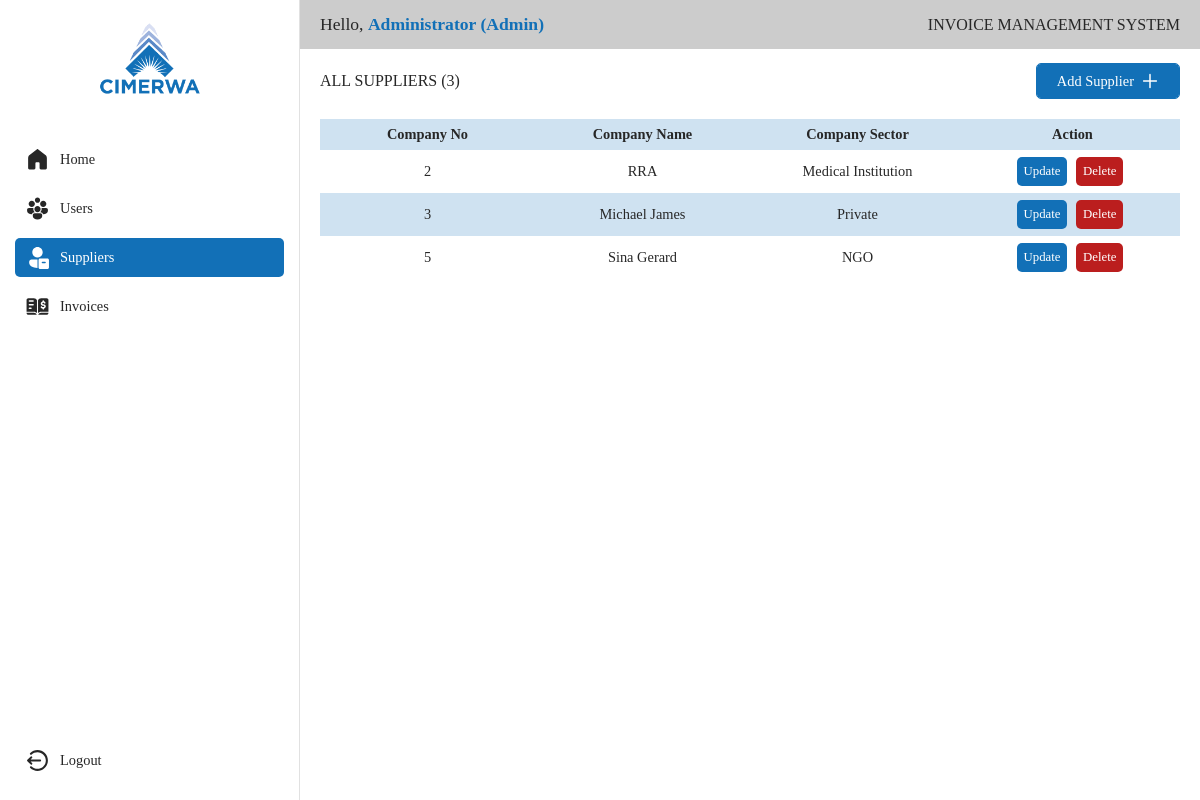
Screenshot of /dash/suppliers.php (signed in) with the database file from the repository.
### tables this page shows
CREATE TABLE `suppliers` (
  `company_no` int(11) NOT NULL,
  `company_name` varchar(20) DEFAULT NULL,
  `company_sector` varchar(50) DEFAULT NULL
);

### dash/suppliers.php (the view, shortened to what this page needs)
<?php
  include '../config.php';
?>
<!DOCTYPE html>
<html lang="en">
<head>
  <link rel="stylesheet" href="../css/style.css">
</head>
<body>
  <main>
    <aside>
      <div class="top">
        <div class="logo">
          <img src="../img/495dc385-rw-cmr-logo.webp" alt="CIMERWA Logo">
        </div>
        <nav>
          <a href="./">
            Home
          </a>
          <?php
            if($_SESSION['userLogLvl'] == 0) {
          ?>
          <a href="./users.php">
            Users
          </a>
          <?php } ?>
          <?php
            if($_SESSION['userLogLvl'] == 2 || $_SESSION['userLogLvl'] == 0) {
          ?>
          <a href="./suppliers.php" class="active">
            Suppliers
          </a>
          <?php } ?>
          <a href="./invoices.php">
            Invoices
          </a>
        </nav>
      </div>
      <a href="../?logout">
        Logout
      </a>
    </aside>
    <div class="main">
      <?php
        include 'topnav.php';
        $get = mysqli_query($conn, "SELECT * FROM suppliers");
      ?>
      <div class="main-data">
        <div class="data-table">
          <h1 class="title">
            All Suppliers (<?php echo mysqli_num_rows($get); ?>)
            <a href="./suppliers_add.php">
              Add Supplier
            </a>
          </h1>
          <?php
            if(mysqli_num_rows($get) > 0){
          ?>
          <table>
            <tr>
              <th>Company No</th>
              <th>Company Name</th>
              <th>Company Sector</th>
              <th>Action</th>
            </tr>
            <?php
              while($fetch = mysqli_fetch_array($get)){
            ?>
            <tr>
              <td><?php echo $fetch['company_no']; ?></td>
              <td><?php echo $fetch['company_name']; ?></td>
              <td><?php echo $fetch['company_sector']; ?></td>
              <td>
                <a href="./suppliers_update.php?upId=<?php echo $fetch['company_no'];?>">Update</a>
                <button onclick="deleteRecord(<?php echo $fetch['company_no']; ?>)">Delete</button>
              </td>
            </tr>
            <?php } ?>
          </table>
          <?php } else { ?>
            <p class="center">No Suppliers Found</p>
          <?php } ?>
        </div>
      </div>
    </div>
  </main>
</body>
</html>

### css/style.css (style rules this page uses)
* { margin: 0; padding: 0; box-sizing: border-box; font-family: poppins; color: #272727; }
html { font-size: 16px; }
body { height: 100vh; overflow: hidden; }
main { height: 100vh; display: flex; }
main aside { width: 25%; border-right: 1px solid rgba(0, 0, 0, 0.1176470588); display: flex; flex-direction: column; justify-content: space-between; height: 100%; overflow-y: auto; padding: 0px 15px 20px; }
main aside .top .logo { width: 140px; height: 140px; margin: 0 auto 0px; }
main aside .top .logo img { width: 100%; height: 100%; }
main aside .top nav a { margin-bottom: 10px; }
main aside a { display: flex; width: 100%; padding: 7px 10px; font-size: 0.9rem; align-items: center; text-decoration: none; border-radius: 5px; background: transparent; transition: 0.5s; }
main aside a.active { background: #1270b7; color: white; }
main aside a.active svg { fill: white; }
main aside a svg { width: 25px; height: 25px; margin-right: 10px; fill: #272727; transition: 0.5s; }
main .main { width: 75%; }
main .main .main-data { padding: 14px 20px; }
main .main .main-data h1.title { font-size: 1rem; margin-bottom: 13px; font-weight: 500; text-transform: uppercase; display: flex; justify-content: space-between; align-items: center; }
main .main .main-data h1.title a { font-size: 0.9rem; padding: 8px 20px; text-decoration: none; border-radius: 5px; background: #1270b7; color: white; text-transform: capitalize; position: relative; border: 1px solid #1270b7; z-index: 1; transition: 0.5s; background: white; overflow: hidden; display: flex; width: -moz-fit-content; width: fit-content; align-items: center; }
main .main .main-data h1.title a svg { margin-left: 7px; fill: white; width: 18px; height: 18px; transition: 0.5s; }
main .main .main-data h1.title a::before { position: absolute; content: ""; width: 100%; top: 0; left: 0; height: 100%; width: 100%; background: #1270b7; transition: 0.5s; z-index: -1; }
main .main .main-data .data-table { overflow-x: auto; }
main .main .main-data .data-table table { width: 100%; border-collapse: collapse; margin-top: 20px; }
main .main .main-data .data-table table tr:nth-of-type(odd) { background: rgba(18, 112, 183, 0.2); }
main .main .main-data .data-table table tr td, main .main .main-data .data-table table tr th { padding: 7px 5px; font-size: 0.9rem; text-align: center; text-transform: capitalize; width: 100%; max-width: 10%; overflow: hidden; white-space: wrap; text-overflow: ellipsis; }
main .main .main-data .data-table table tr td a, main .main .main-data .data-table table tr td button, main .main .main-data .data-table table tr th a, main .main .main-data .data-table table tr th button { border: none; padding: 7px 7px; display: inline-flex; margin-right: 5px; font-size: 0.8rem; text-decoration: none; border-radius: 5px; cursor: pointer; }
main .main .main-data .data-table table tr td a, main .main .main-data .data-table table tr th a { background: rgb(23, 160, 23); background: #1270b7; color: white; }
main .main .main-data .data-table table tr td button, main .main .main-data .data-table table tr th button { background: rgb(187, 30, 30); color: white; }
main .main .main-data .data-table table tr th { font-weight: 600; }

### rows the page displays
suppliers: company_no "2", company_name "RRA", company_sector "Medical Institution"
suppliers: company_no "3", company_name "Michael James", company_sector "Private"
suppliers: company_no "5", company_name "Sina Gerard", company_sector "NGO"

### other values shown
$_SESSION['userLogName'] "Administrator"
$title "Admin"
mysqli_num_rows($get) "3"
